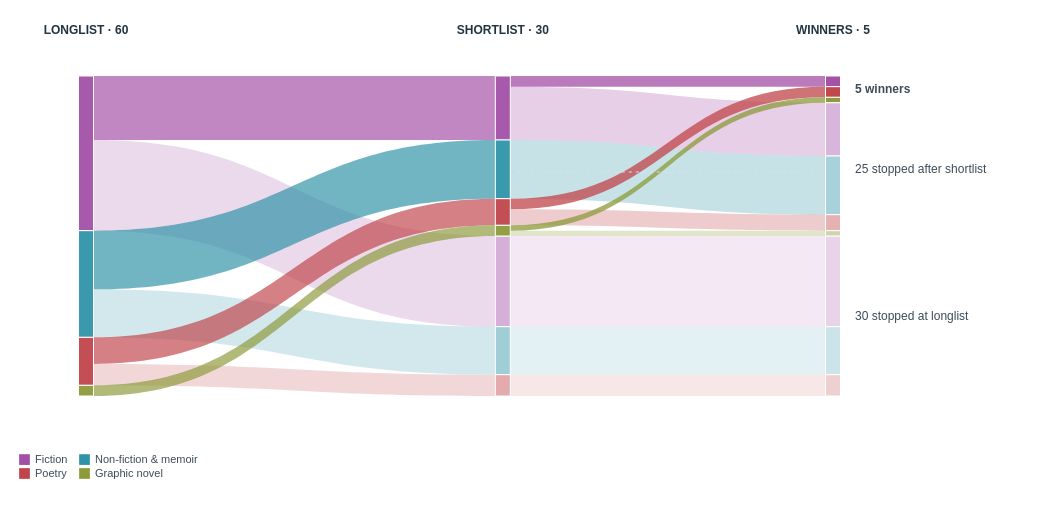

Here is the Vega-Lite specification saved for this chart:
### Vega specification from a JSON file in a GitHub repository (floating-point values rounded to 4 significant figures)
{"$schema": "https://vega.github.io/schema/vega/v5.json", "description": "Alluvial of 60 Stella longlisted books in 2022–2026, retaining the 30 books that stopped at the longlist and the 25 that stopped after the shortlist.", "height": 435, "padding": {"left": 18, "right": 18, "top": 8, "bottom": 48}, "autosize": "pad", "background": "#ffffff", "signals": [{"name": "width", "update": "min(1100, max(290, windowSize()[0] - (windowSize()[0] <= 600 ? 96 : windowSize()[0] <= 1000 ? 144 : 190)))", "on": [{"events": "window:resize", "update": "min(1100, max(290, windowSize()[0] - (windowSize()[0] <= 600 ? 96 : windowSize()[0] <= 1000 ? 144 : 190)))"}]}, {"name": "nodeWidth", "value": 15}], "data": [{"name": "nodes", "values": [{"stage": "longlist", "genre": "Fiction", "phase": "longlisted", "y0": 0, "y1": 29, "count": 29, "opacity": 0.94}, {"stage": "shortlist", "genre": "Fiction", "phase": "advanced", "y0": 0, "y1": 12, "count": 12, "opacity": 0.94}, {"stage": "shortlist", "genre": "Fiction", "phase": "stopped at longlist", "y0": 30, "y1": 47, "count": 17, "opacity": 0.45}, {"stage": "outcome", "genre": "Fiction", "phase": "winner", "y0": 0, "y1": 2, "count": 2, "opacity": 0.98}, {"stage": "outcome", "genre": "Fiction", "phase": "stopped at shortlist", "y0": 5, "y1": 15, "count": 10, "opacity": 0.42}, {"stage": "outcome", "genre": "Fiction", "phase": "stopped at longlist", "y0": 30, "y1": 47, "count": 17, "opacity": 0.25}, {"stage": "longlist", "genre": "Non-fiction & memoir", "phase": "longlisted", "y0": 29, "y1": 49, "count": 20, "opacity": 0.94}, {"stage": "shortlist", "genre": "Non-fiction & memoir", "phase": "advanced", "y0": 12, "y1": 23, "count": 11, "opacity": 0.94}, {"stage": "shortlist", "genre": "Non-fiction & memoir", "phase": "stopped at longlist", "y0": 47, "y1": 56, "count": 9, "opacity": 0.45}, {"stage": "outcome", "genre": "Non-fiction & memoir", "phase": "stopped at shortlist", "y0": 15, "y1": 26, "count": 11, "opacity": 0.42}, {"stage": "outcome", "genre": "Non-fiction & memoir", "phase": "stopped at longlist", "y0": 47, "y1": 56, "count": 9, "opacity": 0.25}, {"stage": "longlist", "genre": "Poetry", "phase": "longlisted", "y0": 49, "y1": 58, "count": 9, "opacity": 0.94}, {"stage": "shortlist", "genre": "Poetry", "phase": "advanced", "y0": 23, "y1": 28, "count": 5, "opacity": 0.94}, {"stage": "shortlist", "genre": "Poetry", "phase": "stopped at longlist", "y0": 56, "y1": 60, "count": 4, "opacity": 0.45}, {"stage": "outcome", "genre": "Poetry", "phase": "winner", "y0": 2, "y1": 4, "count": 2, "opacity": 0.98}, {"stage": "outcome", "genre": "Poetry", "phase": "stopped at shortlist", "y0": 26, "y1": 29, "count": 3, "opacity": 0.42}, {"stage": "outcome", "genre": "Poetry", "phase": "stopped at longlist", "y0": 56, "y1": 60, "count": 4, "opacity": 0.25}, {"stage": "longlist", "genre": "Graphic novel", "phase": "longlisted", "y0": 58, "y1": 60, "count": 2, "opacity": 0.94}, {"stage": "shortlist", "genre": "Graphic novel", "phase": "advanced", "y0": 28, "y1": 30, "count": 2, "opacity": 0.94}, {"stage": "outcome", "genre": "Graphic novel", "phase": "winner", "y0": 4, "y1": 5, "count": 1, "opacity": 0.98}, {"stage": "outcome", "genre": "Graphic novel", "phase": "stopped at shortlist", "y0": 29, "y1": 30, "count": 1, "opacity": 0.42}]}, {"name": "links", "values": [{"src": "longlist", "dst": "shortlist", "genre": "Fiction", "phase": "advanced", "sy0": 0, "sy1": 12, "ty0": 0, "ty1": 12, "count": 12, "opacity": 0.68}, {"src": "longlist", "dst": "shortlist", "genre": "Fiction", "phase": "stopped at longlist", "sy0": 12, "sy1": 29, "ty0": 30, "ty1": 47, "count": 17, "opacity": 0.21}, {"src": "shortlist", "dst": "outcome", "genre": "Fiction", "phase": "winner", "sy0": 0, "sy1": 2, "ty0": 0, "ty1": 2, "count": 2, "opacity": 0.75}, {"src": "shortlist", "dst": "outcome", "genre": "Fiction", "phase": "stopped at shortlist", "sy0": 2, "sy1": 12, "ty0": 5, "ty1": 15, "count": 10, "opacity": 0.27}, {"src": "shortlist", "dst": "outcome", "genre": "Fiction", "phase": "stopped at longlist", "sy0": 30, "sy1": 47, "ty0": 30, "ty1": 47, "count": 17, "opacity": 0.13}, {"src": "longlist", "dst": "shortlist", "genre": "Non-fiction & memoir", "phase": "advanced", "sy0": 29, "sy1": 40, "ty0": 12, "ty1": 23, "count": 11, "opacity": 0.68}, {"src": "longlist", "dst": "shortlist", "genre": "Non-fiction & memoir", "phase": "stopped at longlist", "sy0": 40, "sy1": 49, "ty0": 47, "ty1": 56, "count": 9, "opacity": 0.21}, {"src": "shortlist", "dst": "outcome", "genre": "Non-fiction & memoir", "phase": "stopped at shortlist", "sy0": 12, "sy1": 23, "ty0": 15, "ty1": 26, "count": 11, "opacity": 0.27}, {"src": "shortlist", "dst": "outcome", "genre": "Non-fiction & memoir", "phase": "stopped at longlist", "sy0": 47, "sy1": 56, "ty0": 47, "ty1": 56, "count": 9, "opacity": 0.13}, {"src": "longlist", "dst": "shortlist", "genre": "Poetry", "phase": "advanced", "sy0": 49, "sy1": 54, "ty0": 23, "ty1": 28, "count": 5, "opacity": 0.68}, {"src": "longlist", "dst": "shortlist", "genre": "Poetry", "phase": "stopped at longlist", "sy0": 54, "sy1": 58, "ty0": 56, "ty1": 60, "count": 4, "opacity": 0.21}, {"src": "shortlist", "dst": "outcome", "genre": "Poetry", "phase": "winner", "sy0": 23, "sy1": 25, "ty0": 2, "ty1": 4, "count": 2, "opacity": 0.75}, {"src": "shortlist", "dst": "outcome", "genre": "Poetry", "phase": "stopped at shortlist", "sy0": 25, "sy1": 28, "ty0": 26, "ty1": 29, "count": 3, "opacity": 0.27}, {"src": "shortlist", "dst": "outcome", "genre": "Poetry", "phase": "stopped at longlist", "sy0": 56, "sy1": 60, "ty0": 56, "ty1": 60, "count": 4, "opacity": 0.13}, {"src": "longlist", "dst": "shortlist", "genre": "Graphic novel", "phase": "advanced", "sy0": 58, "sy1": 60, "ty0": 28, "ty1": 30, "count": 2, "opacity": 0.68}, {"src": "shortlist", "dst": "outcome", "genre": "Graphic novel", "phase": "winner", "sy0": 28, "sy1": 29, "ty0": 4, "ty1": 5, "count": 1, "opacity": 0.75}, {"src": "shortlist", "dst": "outcome", "genre": "Graphic novel", "phase": "stopped at shortlist", "sy0": 29, "sy1": 30, "ty0": 29, "ty1": 30, "count": 1, "opacity": 0.27}]}, {"name": "stageLabels", "values": [{"stage": "longlist", "heading": "LONGLIST · 60"}, {"stage": "shortlist", "heading": "SHORTLIST · 30"}, {"stage": "outcome", "heading": "WINNERS · 5"}]}, {"name": "outcomeLabels", "values": [{"label": "5 winners", "y": 2.5, "weight": "bold"}, {"label": "25 stopped after shortlist", "y": 17.5, "weight": "normal"}, {"label": "30 stopped at longlist", "y": 45, "weight": "normal"}]}], "scales": [{"name": "stageX", "type": "ordinal", "domain": ["longlist", "shortlist", "outcome"], "range": [{"signal": "width < 600 ? 32 : 68"}, {"signal": "width * 0.48"}, {"signal": "width - (width < 600 ? 32 : 195)"}]}, {"name": "booksY", "type": "linear", "domain": [0, 60], "range": [68, 388], "zero": true}, {"name": "genreColour", "type": "ordinal", "domain": ["Fiction", "Non-fiction & memoir", "Poetry", "Graphic novel"], "range": ["#A24FA6", "#2E93A7", "#C0454A", "#8C9A3A"]}], "legends": [{"fill": "genreColour", "orient": "bottom", "direction": "horizontal", "title": null, "symbolType": "square", "symbolSize": 115, "labelFont": "Arial", "labelFontSize": 11, "labelColor": "#3c4c56", "columns": 2, "offset": 10}], "marks": [{"type": "path", "from": {"data": "links"}, "encode": {"update": {"path": {"signal": "'M' + (scale('stageX', datum.src) + nodeWidth/2) + ',' + scale('booksY', datum.sy0) + ' C' + ((scale('stageX', datum.src) + scale('stageX', datum.dst))/2) + ',' + scale('booksY', datum.sy0) + ' ' + ((scale('stageX', datum.src) + scale('stageX', datum.dst))/2) + ',' + scale('booksY', datum.ty0) + ' ' + (scale('stageX', datum.dst) - nodeWidth/2) + ',' + scale('booksY', datum.ty0) + ' L' + (scale('stageX', datum.dst) - nodeWidth/2) + ',' + scale('booksY', datum.ty1) + ' C' + ((scale('stageX', datum.src) + scale('stageX', datum.dst))/2) + ',' + scale('booksY', datum.ty1) + ' ' + ((scale('stageX', datum.src) + scale('stageX', datum.dst))/2) + ',' + scale('booksY', datum.sy1) + ' ' + (scale('stageX', datum.src) + nodeWidth/2) + ',' + scale('booksY', datum.sy1) + ' Z'"}, "fill": {"scale": "genreColour", "field": "genre"}, "fillOpacity": {"field": "opacity"}, "tooltip": {"signal": "datum.genre + ': ' + datum.count + ' books ' + datum.phase"}}, "hover": {"fillOpacity": {"value": 0.88}}}}, {"type": "rect", "from": {"data": "nodes"}, "encode": {"update": {"x": {"signal": "scale('stageX', datum.stage) - nodeWidth/2"}, "x2": {"signal": "scale('stageX', datum.stage) + nodeWidth/2"}, "y": {"scale": "booksY", "field": "y0"}, "y2": {"scale": "booksY", "field": "y1"}, "fill": {"scale": "genreColour", "field": "genre"}, "fillOpacity": {"field": "opacity"}, "stroke": {"value": "#ffffff"}, "strokeWidth": {"value": 1}, "tooltip": {"signal": "datum.genre + ': ' + datum.count + ' books ' + datum.phase"}}}}, {"type": "rule", "encode": {"update": {"x": {"signal": "scale('stageX', 'shortlist') + 14"}, "x2": {"signal": "scale('stageX', 'outcome') - 18"}, "y": {"scale": "booksY", "value": 18}, "stroke": {"value": "#d7e1e4"}, "strokeDash": {"value": [3, 4]}, "strokeWidth": {"value": 1}}}}, {"type": "text", "from": {"data": "stageLabels"}, "encode": {"update": {"x": {"scale": "stageX", "field": "stage"}, "y": {"value": 22}, "align": {"value": "center"}, "baseline": {"value": "middle"}, "text": {"field": "heading"}, "font": {"value": "Arial"}, "fontSize": {"value": 12}, "fontWeight": {"value": "bold"}, "fill": {"value": "#233441"}}}}, {"type": "text", "from": {"data": "outcomeLabels"}, "encode": {"update": {"x": {"signal": "scale('stageX', 'outcome') + 22"}, "y": {"scale": "booksY", "field": "y"}, "text": {"field": "label"}, "baseline": {"value": "middle"}, "font": {"value": "Arial"}, "fontSize": {"value": 12}, "fontWeight": {"field": "weight"}, "fill": {"value": "#3c4c56"}, "opacity": {"signal": "width >= 620 ? 1 : 0"}}}}]}
